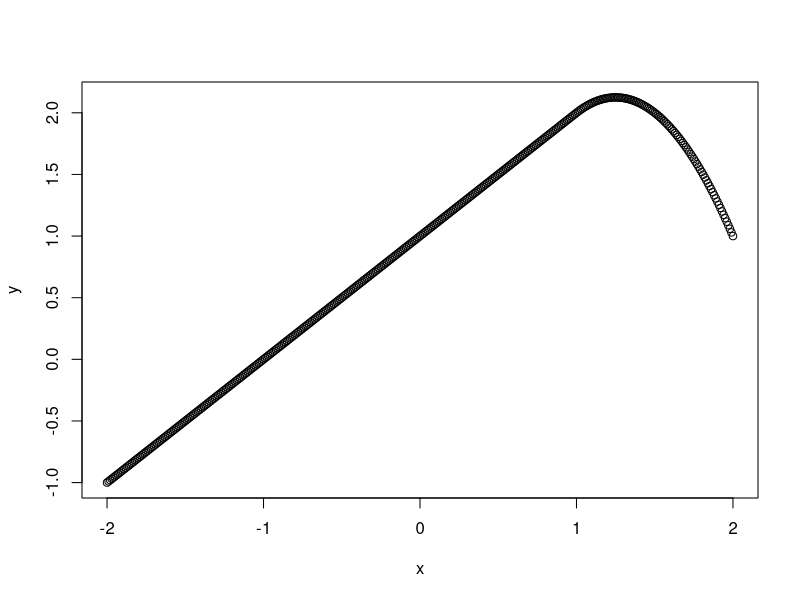
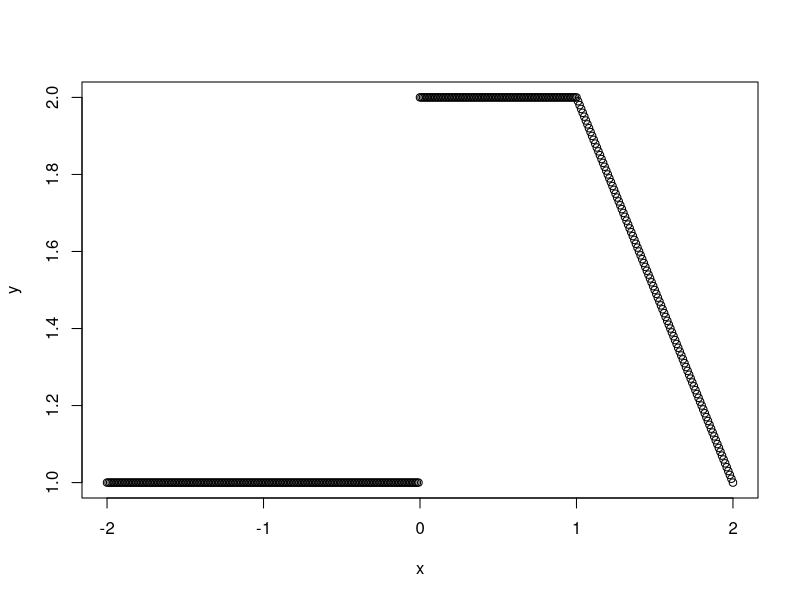

R code for these plots, in order:
## ---- chunk 1
x= seq(-2,2,0.01)
y = 1+x+-2*(x-1)^2*I(x>1)
plot(x,y)
## ---- chunk 2
x = seq(-2,2, 0.01)
y = 1+I(0<=x & x<=2)-(x-1)*I(1<=x & x<=2)+(x-3)*I(3<=x & x<=4)+I(4<=x & x<=5)
plot(x,y)
